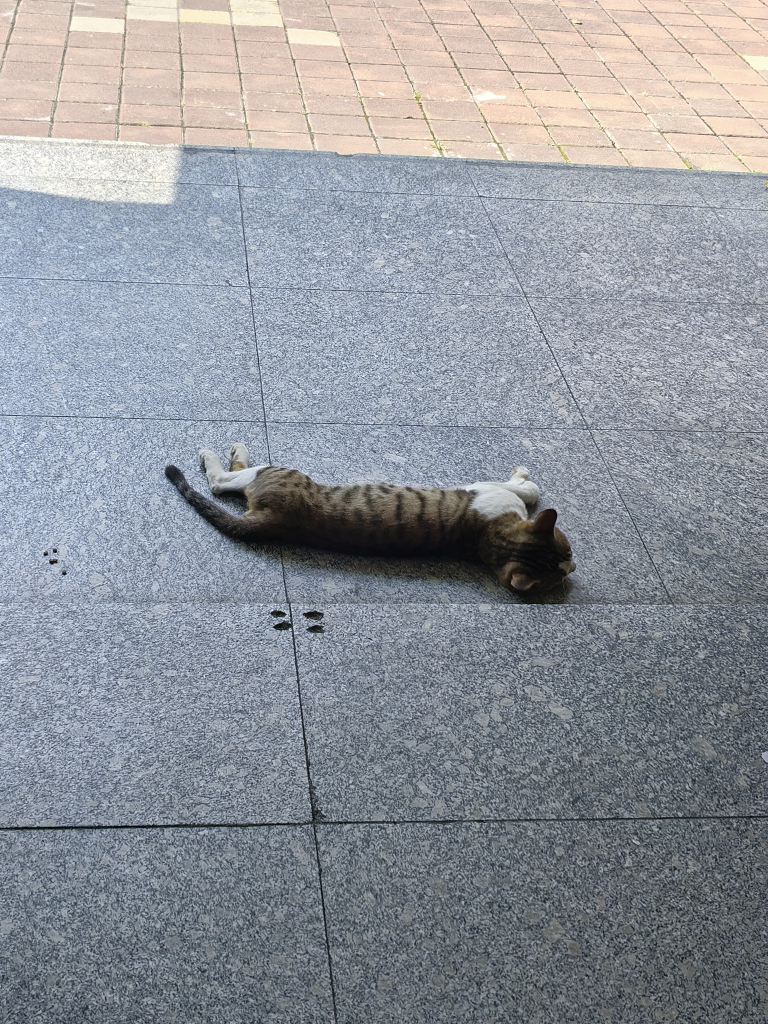
#> input picture ESP32-P4_Function_EV_Board/tools/frames/image001.jpg, 3072 x 4096 px (shown at 1/4 size)
$ python build_challenge_asset.py frames/image001.jpg out.png
#> lines starting #> are read from the running program, lines starting #| are printed output that depends on the picture
#!/usr/bin/env python3
"""Build the single embedded 640x480 challenge JPEG used by the firmware."""

from __future__ import annotations

import argparse
from pathlib import Path

from PIL import Image, ImageOps

WIDTH = 640
HEIGHT = 480


def main() -> None:
    parser = argparse.ArgumentParser()
    parser.add_argument("input_image", type=Path)
    parser.add_argument("output_image", type=Path)
    parser.add_argument("--quality", type=int, default=88)
    args = parser.parse_args()

    if not 1 <= args.quality <= 95:
        parser.error("--quality must be between 1 and 95")

    with Image.open(args.input_image) as source:
#> source is the input picture: PIL image 3072x4096 RGB; mean R, G, B 144.6, 148.7, 155.5
        source = ImageOps.exif_transpose(source).convert("RGB")
        fitted = ImageOps.contain(source, (WIDTH, HEIGHT), Image.Resampling.LANCZOS)
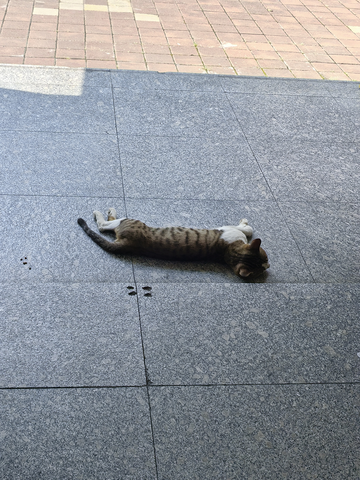
#> fitted: PIL image 360x480 RGB; mean R, G, B 144.6, 148.7, 155.5
        canvas = Image.new("RGB", (WIDTH, HEIGHT), "black")
#> canvas: PIL image 640x480 RGB; every value is 0
        canvas.paste(fitted, ((WIDTH - fitted.width) // 2, (HEIGHT - fitted.height) // 2))
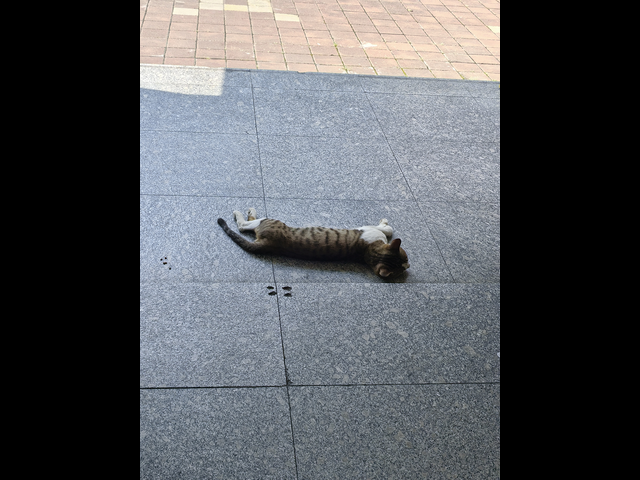
#> canvas: PIL image 640x480 RGB; mean R, G, B 81.3, 83.7, 87.5
        args.output_image.parent.mkdir(parents=True, exist_ok=True)
        canvas.save(
            args.output_image,
            format="JPEG",
            quality=args.quality,
            optimize=True,
            progressive=False,
        )

    print(f"wrote {args.output_image} ({WIDTH}x{HEIGHT})")


if __name__ == "__main__":
    main()

$ run again, on ESP32-P4_Function_EV_Board/tools/frames/image003.jpg
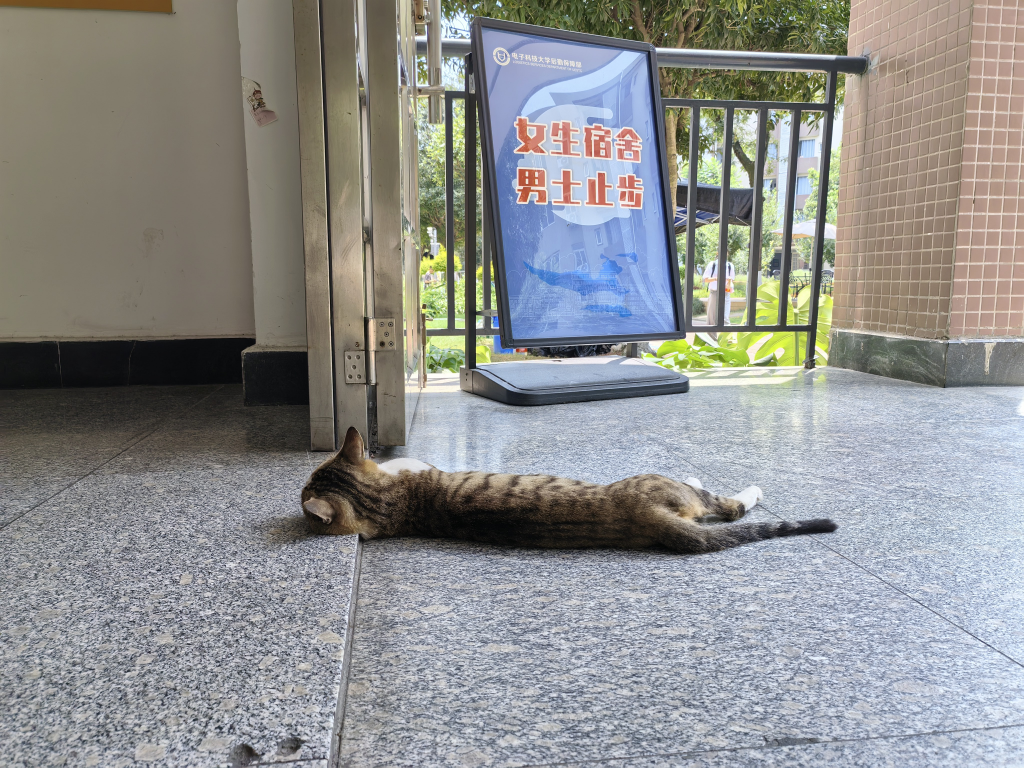
#> input picture ESP32-P4_Function_EV_Board/tools/frames/image003.jpg, 4096 x 3072 px (shown at 1/4 size)
#> in main, source is the input picture: PIL image 4096x3072 RGB; mean R, G, B 141.7, 142.4, 141.6
#> in main, `fitted = ImageOps.contain(source, (WIDTH, HEIGHT), Image.Resampling.LA..`:
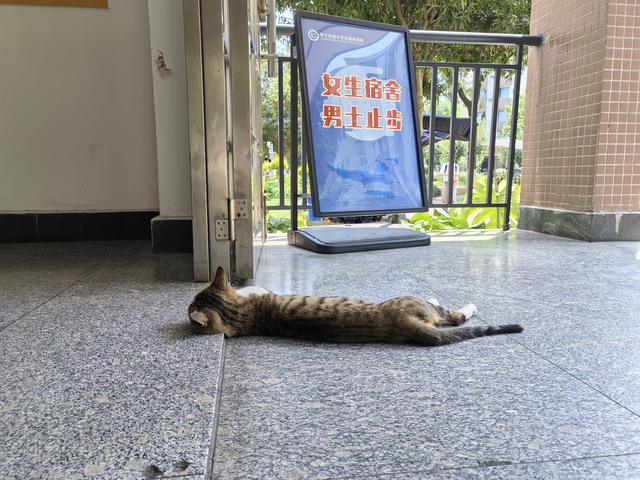
#> fitted: PIL image 640x480 RGB; mean R, G, B 141.7, 142.4, 141.5
#> canvas: PIL image 640x480 RGB; every value is 0

$ run again, on ESP32-P4_Function_EV_Board/tools/frames/image004.jpg
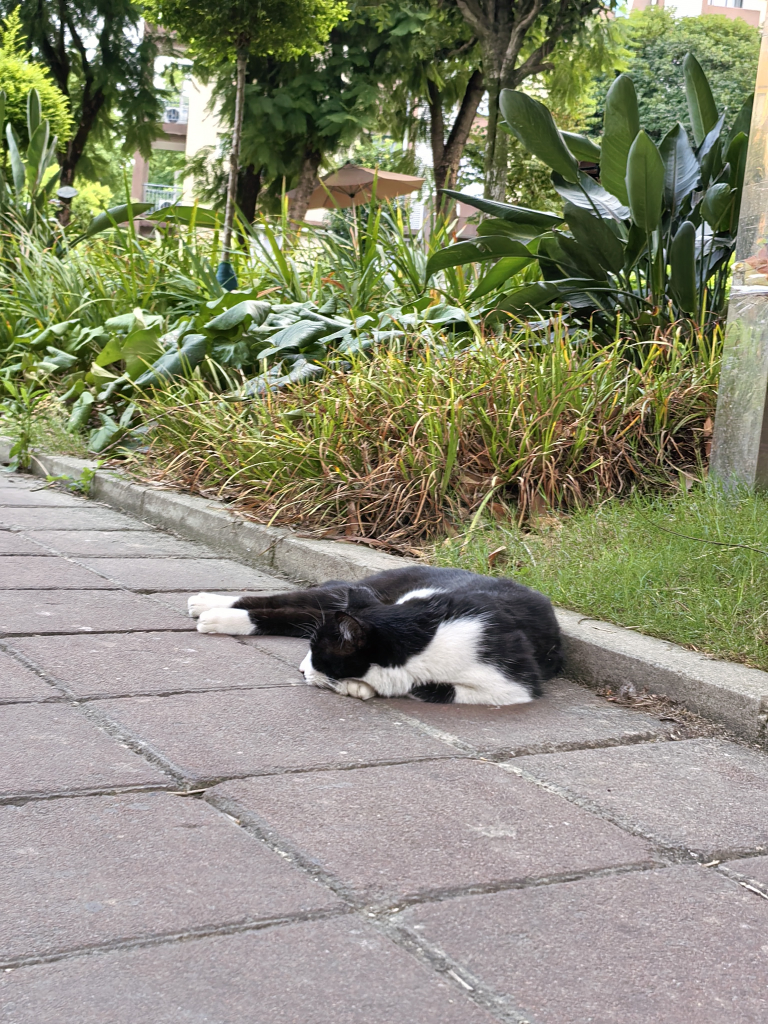
#> input picture ESP32-P4_Function_EV_Board/tools/frames/image004.jpg, 3072 x 4096 px (shown at 1/4 size)
#> in main, source is the input picture: PIL image 3072x4096 RGB; mean R, G, B 139.1, 139.8, 117.8
#> in main, `fitted = ImageOps.contain(source, (WIDTH, HEIGHT), Image.Resampling.LA..`:
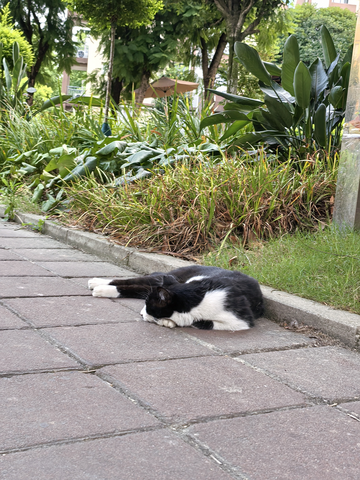
#> fitted: PIL image 360x480 RGB; mean R, G, B 139, 139.7, 117.8
#> in main, `canvas.paste(fitted, ((WIDTH - fitted.width) // 2, (HEIGHT - fitted.he..`:
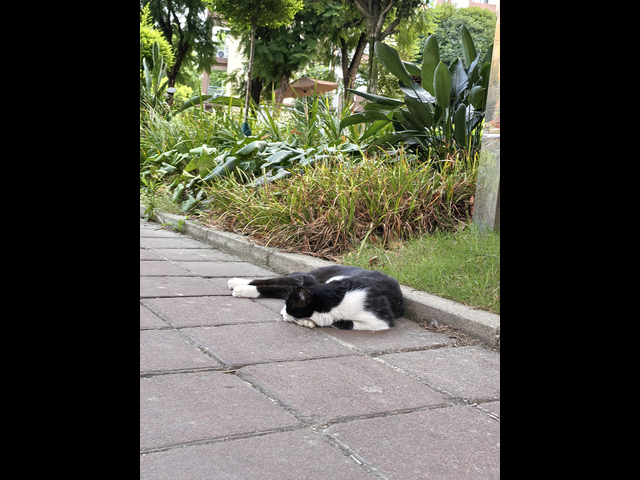
#> canvas: PIL image 640x480 RGB; mean R, G, B 78.2, 78.6, 66.3
